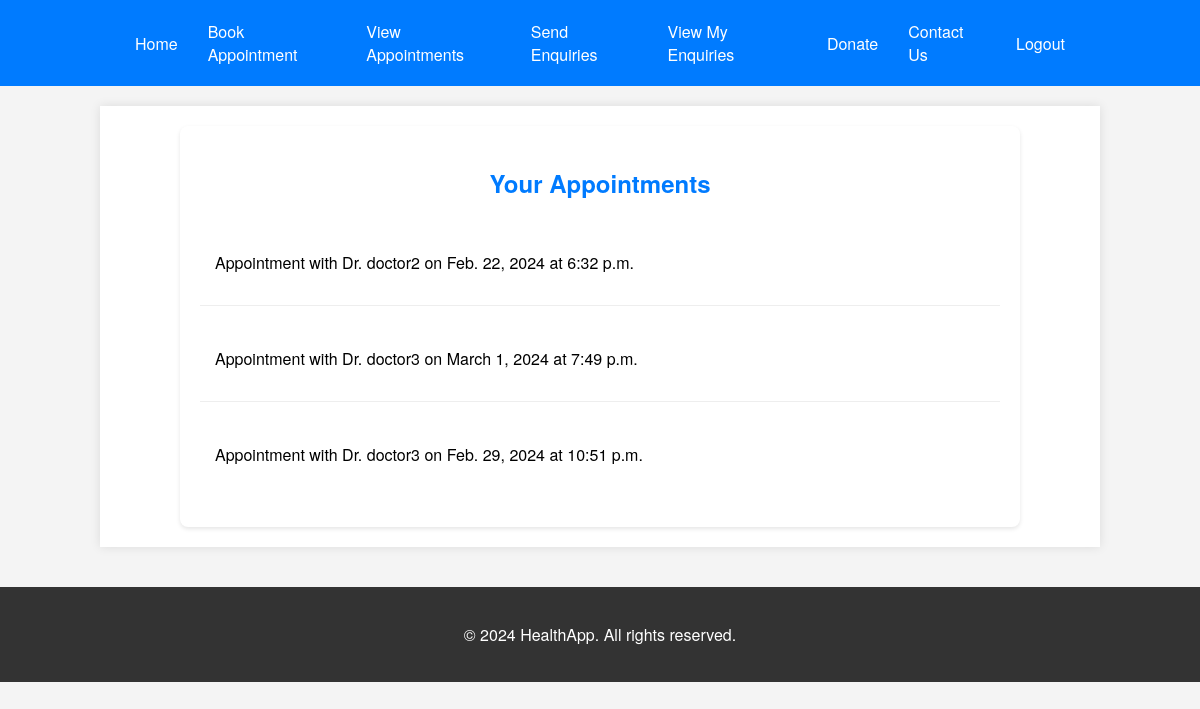
The page /appointments/ (signed in) on the database its author committed.
### main/models.py (models this page shows, shortened)
class Appointment(models.Model):
    patient = models.ForeignKey(User, on_delete=models.CASCADE, related_name='appointments')
    doctor = models.ForeignKey(User, on_delete=models.CASCADE, related_name='doctor_appointments')
    date = models.DateField()
    time = models.TimeField()
    confirmed = models.BooleanField(default=False)
    rescheduled_date = models.DateField(null=True, blank=True)
    rescheduled_time = models.TimeField(null=True, blank=True)

### main/views.py (the view)
# urls.py: path('appointments/', appointments_view, name='appointments_view'),
@login_required
def appointments_view(request):
    if request.user.userprofile.is_doctor:
        return redirect('home')  # Redirect doctors to homepage
    patient_appointments = Appointment.objects.filter(patient=request.user).order_by('date', 'time')
    return render(request, 'main/view_appointments.html', {'appointments': patient_appointments})

### main/templates/main/view_appointments.html
{% extends 'main/base.html' %}
{% block content %}
    <div class="appointments-container">
        <h2 class="appointments-title">Your Appointments</h2>
        <div class="appointments-list">
            {% for appointment in appointments %}
                <div class="appointment-item">
                    <p>
                        Appointment with Dr. {{ appointment.doctor.username }} on
                        {% if appointment.rescheduled_date %}
                            {{ appointment.rescheduled_date }} at {{ appointment.rescheduled_time }}
                        {% else %}
                            {{ appointment.date }} at {{ appointment.time }}
                        {% endif %}
                    </p>
                </div>
            {% endfor %}
        </div>
    </div>
{% endblock %}

### main/static/main/styles.css (style rules this page uses)
body { margin: 0; padding: 0; font-family: 'Helvetica Neue', Helvetica, Arial, sans-serif; background-color: #f4f4f4; }
.appointments-container { width: 100%; max-width: 800px; margin: 0 auto; padding: 20px; background-color: #fff; box-shadow: 0 2px 4px rgba(0, 0, 0, 0.1); border-radius: 8px; }
.appointments-title { color: #007bff; text-align: center; margin-bottom: 20px; }
.appointments-list .appointment-item { padding: 15px; border-bottom: 1px solid #eee; margin-bottom: 10px; }
.appointment-item:last-child { border-bottom: none; }

### rows shown on the page
Appointment: doctor.username "doctor2", date "Feb. 22, 2024", time "6:32 p.m."
Appointment: doctor.username "doctor3", rescheduled_date "March 1, 2024", rescheduled_time "7:49 p.m."
Appointment: doctor.username "doctor3", rescheduled_date "Feb. 29, 2024", rescheduled_time "10:51 p.m."
